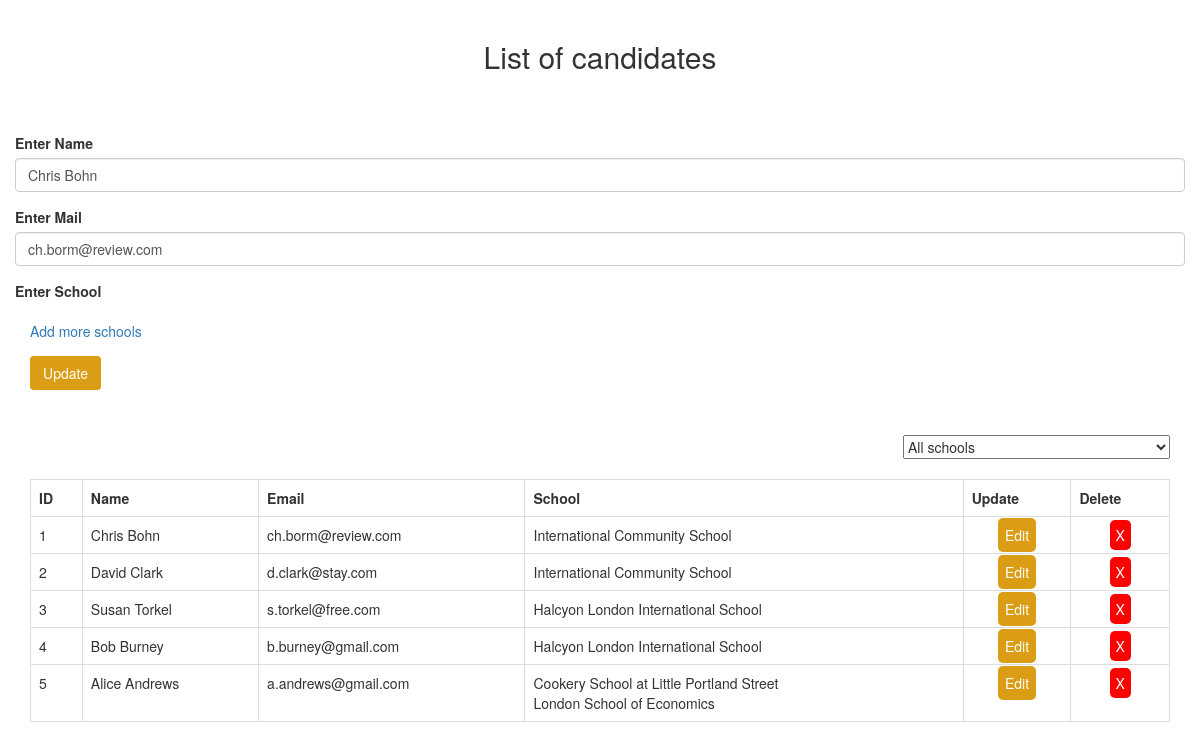
The page /index.php/school/update_data/1 on the database its author committed.
### tables this page shows
CREATE TABLE `school_user` (
  `id` int(11) NOT NULL,
  `user` varchar(200) NOT NULL,
  `mail` varchar(200) NOT NULL,
  `school` varchar(200) NOT NULL
);

### application/controllers/school.php (called while the page is built, shortened)
<?php
class School extends CI_Controller
{
	public function update_data()
	{
		$user_id = $this->uri->segment(3);
		$this->load->model("school_model");
		$data["user_data"] = $this->school_model->fetch_single_data($user_id);
		$data["fetch_data"] = $this->school_model->fetch_data();
		$this->load->view("school_view", $data);
	}
}

### index.php (called while the page is built, shortened)
<?php
require_once BASEPATH.'core/CodeIgniter.php';

### application/models/school_model.php (called while the page is built, shortened)
<?php
class School_model extends CI_Model
{
    function fetch_data()
    {
        $this->db->select("*");
        $this->db->from("school_user");
        $query = $this->db->get();
        return $query;
    }
    function fetch_single_data($id)
    {
        $this->db->where("id", $id);
        $query = $this->db->get("school_user");
        return $query;
    }
}

### application/views/school_view.php (the view, shortened to what this page needs)
<!DOCTYPE html>
<html>
<head>
	<link rel="stylesheet" type="text/css" href="<?php echo base_url()?>css/style.css" >
	<link rel="stylesheet" href="https://maxcdn.bootstrapcdn.com/bootstrap/3.3.7/css/bootstrap.min.css" />
</head>
<body>
<div class="container">
	<h2 align="center">List of candidates</h3>
	<form method="post" action="<?php echo base_url()?>index.php/school/form_validation">
		<?php
		if(isset($user_data))
		{
			foreach($user_data->result() as $row)
			{
		?>
		<div class="row">
			<div class="form-group">
				<label>Enter Name</label>
				<input type="text" name="user" value="<?php echo $row->user; ?>" class="form-control" />
			</div>
			<div class="form-group">
				<label>Enter Mail</label>
				<input type="text" name="mail" value="<?php echo $row->mail; ?>" class="form-control" />
			</div>
		</div>
		<div class="row">
			<div class="form-group">
				<label>Enter School</label>
			</div>
		</div>
		<div class="row">
			<a href="javascript:void(0);" class="addButton" title="Add field">Add more schools</a>
		</div>
		<div class="form-group buttonForm">
			<input type="submit" name="update" value="Update" class="btn buttonUpdate" />
		</div>
		<?php
			}
		} ?>
	</form>
	<div class="text-right">
		<select name="school[]" id="selectSchool">
			<option value="">All schools</option>
		</select>
	</div>
	<div class="usersTable table-responsive">
		<table class="table table-hover table-bordered">
			<tr>
				<th>ID</th>
				<th>Name</th>
				<th>Email</th>
				<th>School</th>
				<th>Update</th>
				<th>Delete</th>
			</tr>
		<?php
		if($fetch_data->num_rows() > 0)
		{
			foreach($fetch_data->result() as $row)
			{
		?>
			<tr>
				<td class="dataId"><?php echo $row->id; ?></td>
				<td><?php echo $row->user; ?></td>
				<td><?php echo $row->mail; ?></td>
				<td><?php echo $row->school; ?></td>
				<td class="tableTextCenter"><a class="buttonUpdate" href="<?php echo base_url(); ?>index.php/school/update_data/<?php echo $row->id; ?>">Edit</a></td>
				<td class="tableTextCenter"><a href="#" class="deleteData buttonDelete" id="<?php echo $row->id; ?>">X</a></td>
			</tr>
		<?php
			}
		}
		else
		{
		?>
			<tr>
				<td colspan="5">No Data Found</td>
			</tr>
		<?php
		}
		?>
		</table>
	</div>
</div>
</body>
</html>

### css/style.css (style rules this page uses)
h2 { padding: 20px; }
form { padding-top: 30px; }
.buttonForm { margin-top: 15px; }
.addButton { margin-left: 15px; }
#selectSchool { margin: 30px 0px 20px 0px; }
.usersTable { margin-bottom: 50px; }
.tableTextCenter { text-align: center; }
.buttonUpdate { color: #ffffff; background-color: #da9d15; transition: background-color 0.5s, box-shadow 0.5s; -webkit-transition: background-color 0.5s, box-shadow 0.5s; padding: 7px; border-radius: 5px; }
.buttonDelete { padding: 5px 6px 5px 6px; border-radius: 5px; text-align: center; color: #ffffff; background-color: #ff0000; transition: background-color 0.5s, box-shadow 0.5s; -webkit-transition: background-color 0.5s, box-shadow 0.5s; cursor: pointer; }

### rows shown on the page
school_user: user "Chris Bohn", mail "ch.borm@review.com", id "1", school "International Community School"
school_user: id "2", user "David Clark", mail "d.clark@stay.com", school "International Community School"
school_user: id "3", user "Susan Torkel", mail "s.torkel@free.com", school "Halcyon London International School"
school_user: id "4", user "Bob Burney", mail "b.burney@gmail.com", school "Halcyon London International School"
school_user: id "5", user "Alice Andrews", mail "a.andrews@gmail.com", school "Cookery School at Little Portland Street London School of Economics"
